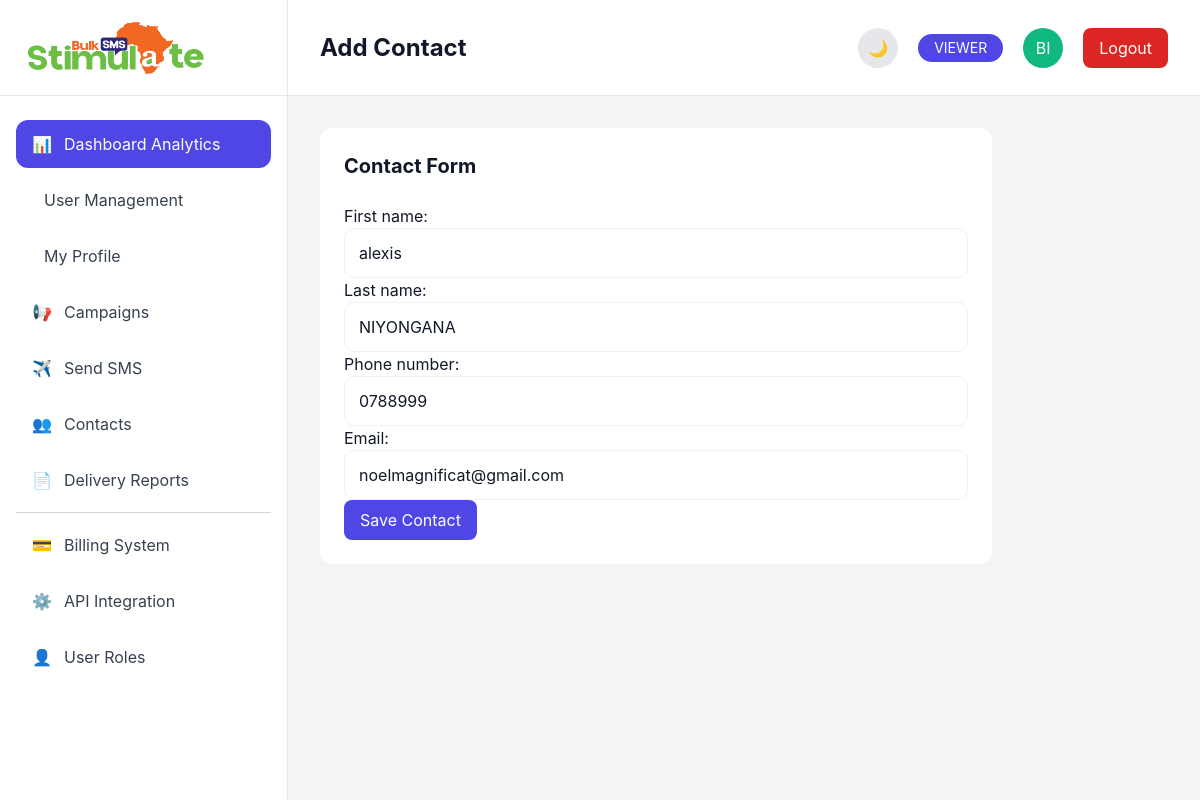
The page /contacts/2/edit/ (signed in) on the database its author committed.
### accounts/models.py (models this page shows, shortened)
class User(AbstractUser):
    ROLE_CHOICES = [
        ('SUPER_ADMIN', 'Super Admin'),
        ('ADMIN', 'Admin'),
        ('MANAGER', 'Manager'),
        ('OPERATOR', 'Operator'),
        ('VIEWER', 'Viewer'),
    ]
    role = models.CharField(
        max_length=20,
        choices=ROLE_CHOICES,
        default='VIEWER'
    )
    phone = models.CharField(
        max_length=20,
        blank=True
    )
    avatar = models.ImageField(
        upload_to='avatars/',
        blank=True,
        null=True
    )
    created_at = models.DateTimeField(
        auto_now_add=True
    )
    updated_at = models.DateTimeField(
        auto_now=True
    )

### contacts/models.py (models this page shows, shortened)
class Contact(models.Model):
    first_name = models.CharField(max_length=100)
    last_name = models.CharField(
        max_length=100,
        blank=True
    )
    phone_number = models.CharField(
        max_length=20,
        unique=True
    )
    email = models.EmailField(
        blank=True
    )
    created_at = models.DateTimeField(
        auto_now_add=True
    )
    updated_at = models.DateTimeField(
        auto_now=True
    )

### contacts/views.py (the view)
@login_required
def contact_update(request, pk):
    contact = get_object_or_404(
        Contact,
        pk=pk
    )
    if request.method == 'POST':
        form = ContactForm(
            request.POST,
            instance=contact
        )
        if form.is_valid():
            form.save()
            return redirect(
                'contacts:contact_list'
            )
    else:
        form = ContactForm(
            instance=contact
        )
    return render(
        request,
        'contacts/contact_form.html',
        {
            'form': form
        }
    )

### contacts/forms.py
class ContactForm(forms.ModelForm):
    class Meta:
        model = Contact
        fields = [
            'first_name',
            'last_name',
            'phone_number',
            'email',
        ]

### templates/contacts/contact_form.html (shortened to what this page needs)
{% extends 'base.html' %}
{% block page_title %}
Add Contact
{% endblock %}
{% block content %}
<div class="bg-white dark:bg-[#172033] rounded-xl p-6 max-w-2xl">
    <h2 class="text-xl font-bold mb-6">
        Contact Form
    </h2>
    <form method="post">
        {{ form.as_p }}
        <button
            type="submit"
            class="
                bg-primary
                text-white
                px-4
                py-2
                rounded-lg
            "
        >
            Save Contact
        </button>
    </form>
</div>
{% endblock %}

### templates/base.html (shortened to what this page needs)
{% load static %}
<!DOCTYPE html>
<html lang="en">
<head>
    <script src="https://cdn.tailwindcss.com"></script>
    <link rel="stylesheet" href="https://cdnjs.cloudflare.com/ajax/libs/font-awesome/6.4.0/css/all.min.css">
    <link rel="stylesheet" href="{% static 'css/style.css' %}">
</head>
<body
    x-data="{
        darkMode: localStorage.getItem('darkMode') === 'true'
    }"
    x-init="
        darkMode
        ? document.documentElement.classList.add('dark')
        : document.documentElement.classList.remove('dark')
    "
    :class="{ 'dark': darkMode }"
    class="
        bg-gray-100 dark:bg-[#0B1120]
        text-gray-900 dark:text-white
        transition-colors duration-300
    "
>
    <div class="flex h-screen overflow-hidden">
        {% if request.user.is_authenticated %}
        <aside class="
            w-72
            border-r
            flex
            flex-col
            bg-white dark:bg-[#172033]
            border-gray-200 dark:border-gray-800
            transition-colors duration-300
        ">
            <div class="
                h-24
                flex
                items-center
                px-6
                border-b
                border-gray-200 dark:border-gray-800
            ">
                <img
                    src="{% static 'images/logo.png' %}"
                    class="h-14"
                    alt="Stimulate Logo"
                >
            </div>
            <nav class="
                flex-1
                px-4
                py-6
                overflow-y-auto
                sidebar-scroll
            ">
                <ul class="space-y-2">
                    <li>
                        <a href="{% url 'dashboard' %}"
                            class="
                                flex
                                items-center
                                gap-3
                                px-4
                                py-3
                                rounded-xl
                                bg-primary
                                text-white
                            ">
                            <span>📊</span>
                            Dashboard Analytics
                        </a>
                    </li>
  <li>
                        <a href="{% url 'accounts:user_list' %}"
                            class="
                                flex
                                items-center
                                gap-3
                                px-4
                                py-3
                                rounded-xl
                                text-gray-700 dark:text-gray-200
                                hover:bg-gray-100 dark:hover:bg-gray-700
                                hover:text-primary
                                transition
                            ">
    User Management
</a>
 </li>
    <li>
                        <a href="{% url 'accounts:profile' %}"
                            class="
                                flex
                                items-center
                                gap-3
                                px-4
                                py-3
                                rounded-xl
                                text-gray-700 dark:text-gray-200
                                hover:bg-gray-100 dark:hover:bg-gray-700
                                hover:text-primary
                                transition
                            ">
                            My Profile
                       </a>
                       </li>
                    <li>
                        <a href="#"
                            class="
                                flex
                                items-center
                                gap-3
                                px-4
                                py-3
                                rounded-xl
                                text-gray-700 dark:text-gray-200
                                hover:bg-gray-100 dark:hover:bg-gray-700
                                hover:text-primary
                                transition
                            ">
                            <span>📢</span>
                            Campaigns
                        </a>
                    </li>
                    <li>
                        <a href="#"
                            class="
                                flex
                                items-center
                                gap-3
                                px-4
                                py-3
                                rounded-xl
                                text-gray-700 dark:text-gray-200
                                hover:bg-gray-100 dark:hover:bg-gray-700
                                hover:text-primary
                                transition
                            ">
                            <span>✈️</span>
                            Send SMS
                        </a>
                    </li>
                    <li>
                        <a href="{% url 'contacts:contact_list' %}"
                            class="
                                flex
                                items-center
                                gap-3
                                px-4
                                py-3
                                rounded-xl
                                text-gray-700 dark:text-gray-200
                                hover:bg-gray-100 dark:hover:bg-gray-700
                                hover:text-primary
                                transition
                            ">
                            <span>👥</span>
                            Contacts
                        </a>
                    </li>
                    <li>
                        <a href="#"
                            class="
                                flex
                                items-center
                                gap-3
                                px-4
                                py-3
                                rounded-xl
                                text-gray-700 dark:text-gray-200
                                hover:bg-gray-100 dark:hover:bg-gray-700
                                hover:text-primary
                                transition
                            ">
                            <span>📄</span>
                            Delivery Reports
                        </a>
                    </li>
                    <hr class="border-gray-300 dark:border-gray-700 my-4">
                    <li>
                        <a href="#"
                            class="
                                flex
                                items-center
                                gap-3
                                px-4
                                py-3
                                rounded-xl
                                text-gray-700 dark:text-gray-200
                                hover:bg-gray-100 dark:hover:bg-gray-700
                                hover:text-primary
                                transition
                            ">
                            <span>💳</span>
                            Billing System
                        </a>
                    </li>
                    <li>
                        <a href="#"
                            class="
                                flex
                                items-center
                                gap-3
                                px-4
                                py-3
                                rounded-xl
                                text-gray-700 dark:text-gray-200
                                hover:bg-gray-100 dark:hover:bg-gray-700
                                hover:text-primary
                                transition
                            ">
                            <span>⚙️</span>
                            API Integration
                        </a>
                    </li>
                    <li>
                        <a href="#"
                            class="
                                flex
                                items-center
                                gap-3
                                px-4
                                py-3
                                rounded-xl
                                text-gray-700 dark:text-gray-200
                                hover:bg-gray-100 dark:hover:bg-gray-700
                                hover:text-primary
                                transition
                            ">
                            <span>👤</span>
                            User Roles
                        </a>
                    </li>
                </ul>
            </nav>
        </aside>
{% endif %}
        <div class="flex-1 flex flex-col overflow-hidden">
            <header class="
                h-24
                px-8
                flex
                items-center
                justify-between
                border-b
                bg-white dark:bg-[#172033]
                border-gray-200 dark:border-gray-800
                transition-colors duration-300
            ">
                <div>
                    <h1 class="
                        text-2xl
                        font-bold
                        text-gray-900 dark:text-white
                    ">
                        {% block page_title %}{% endblock %}
                    </h1>
                </div>
                {% if request.user.is_authenticated %}
<div class="flex items-center gap-5">
                    <button
                        @click="
                            darkMode = !darkMode;
                            localStorage.setItem('darkMode', darkMode);
                            darkMode
                            ? document.documentElement.classList.add('dark')
                            : document.documentElement.classList.remove('dark');
                        "
                        class="
                            w-10
                            h-10
                            rounded-full
                            bg-gray-200 dark:bg-gray-700
                            flex
                            items-center
                            justify-center
                            hover:scale-110
                            transition
                        "
                    >
                        <span x-show="!darkMode">🌙</span>
                    </button>
                    <span class="
                        bg-primary
                        text-white
                        px-4
                        py-1
                        rounded-full
                        text-sm
                    ">
                      {{ request.user.role }}
                    </span>
                    <div class="
                        w-10
                        h-10
                        rounded-full
                        bg-secondary
                        flex
                        items-center
                        justify-center
                        text-white
                    ">
                       {{ request.user.username|slice:":2"|upper }}
                    </div>
<a
    href="{% url 'accounts:logout' %}"
    class="
        px-4
        py-2
        rounded-lg
        bg-red-600
        text-white
        hover:bg-red-700
        transition
    "
>
    Logout
</a>
               </div>
            {% endif %}
            </header>
            <main
                class="
                    flex-1
                    overflow-y-auto
                    p-8
                    bg-gray-100 dark:bg-[#0B1120]
                    text-gray-900 dark:text-white
                    transition-colors duration-300
                "
            >
                {% block content %}
                {% endblock %}
            </main>
        </div>
    </div>
</head>
<body>
</html>

### static/css/style.css (style rules this page uses)
:root { --bg: #f4f6f9; --surface: #ffffff; --muted: #6b7280; --text: #111827; --primary: #4F46E5; --primary-700: #4338ca; --secondary: #10B981; --card-shadow: 0 6px 18px rgba(15,23,42,0.06); --radius: 12px; }
body { margin:0; background:var(--bg); color:var(--text); font-family: Inter, ui-sans-serif, system-ui, -apple-system, "Segoe UI", Roboto, "Helvetica Neue", Arial; -webkit-font-smoothing:antialiased; -moz-osx-font-smoothing:grayscale; transition: background-color .25s ease, color .25s ease; }
input[type="text"], input[type="email"], input[type="password"], select, textarea { width:100%;padding:12px 14px;border-radius:10px;border:1px solid rgba(15,23,42,0.06);background:transparent;color:var(--text);outline:none;transition:border-color .15s ease, box-shadow .15s ease }
.rounded-lg { border-radius:14px }

### rows shown on the page
User: user.role "VIEWER", user.username "BI"
Contact: first_name "alexis", last_name "NIYONGANA", phone_number "0788999", email "noelmagnificat@gmail.com"
